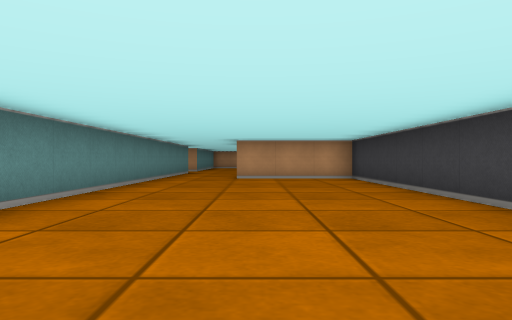
view 1 (above)

20 first-person views from a walk through a cub3D ray-caster map. The camera is about half as high as the walls, looks level and sees 70° across. The floor is counted in squares. Each view is taken from the middle of a square. On the plan, view 1 faces up. The plan holds only what a view shows up to about 9 squares ahead; the rest is blank.

view 2
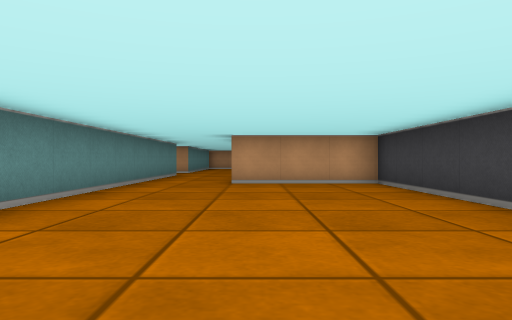

view 3
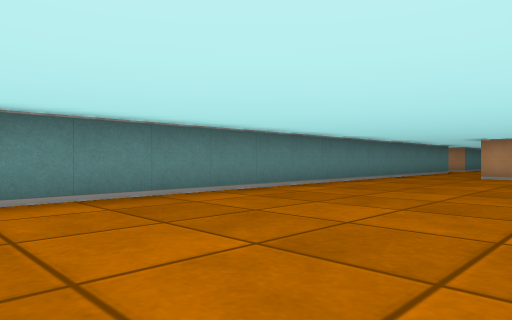

view 4
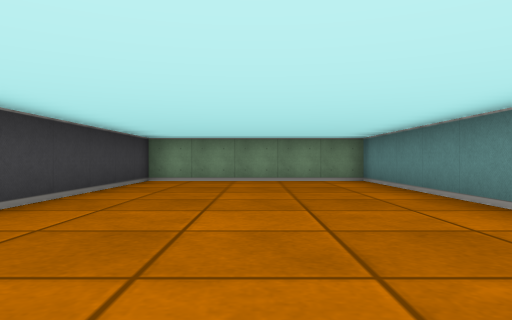

view 5
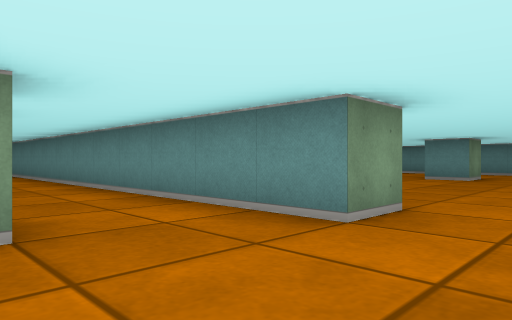

view 6
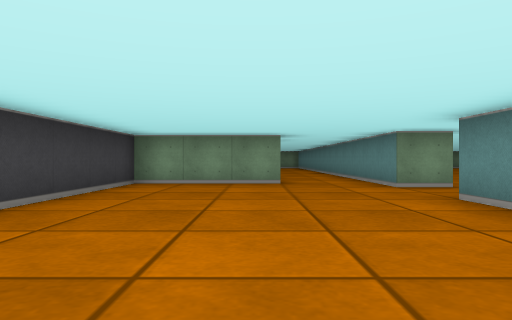

view 7
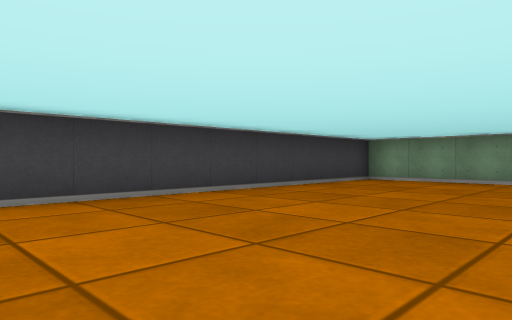

view 8
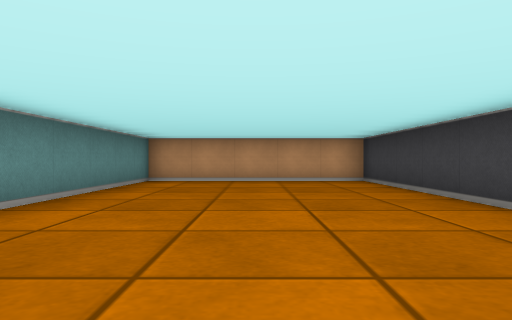

view 9
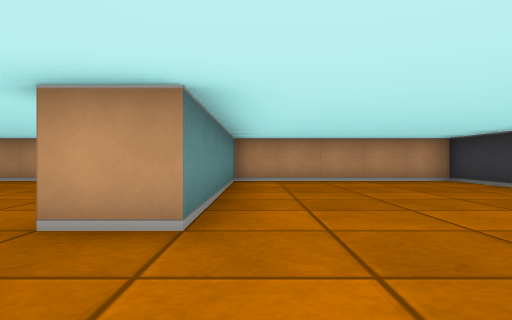

view 10
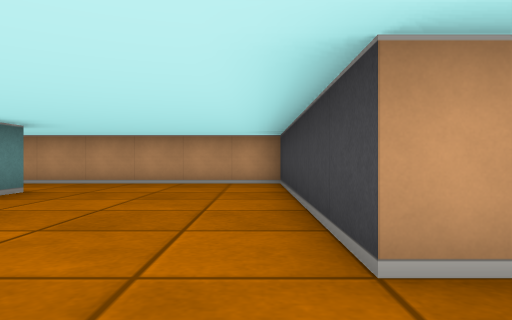

view 11
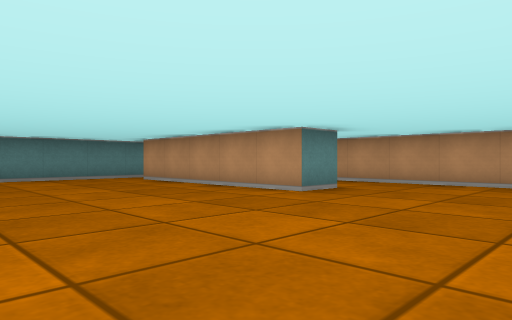

view 12
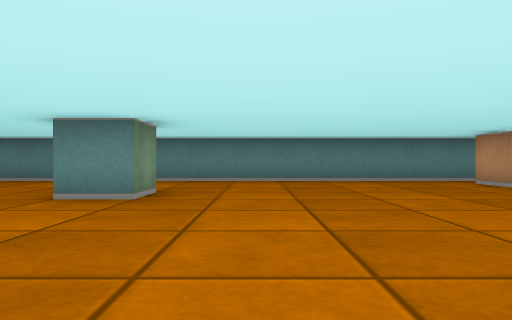

view 13
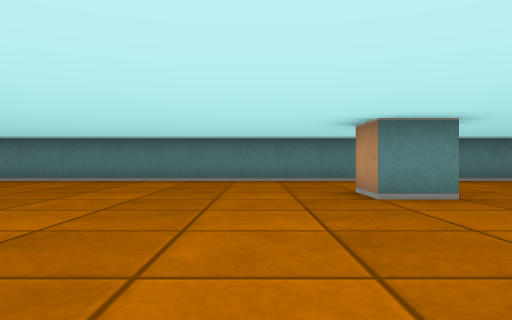

view 14
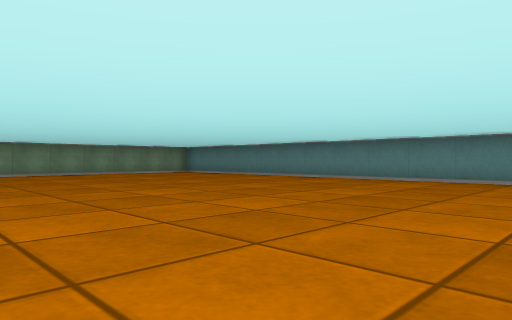

view 15
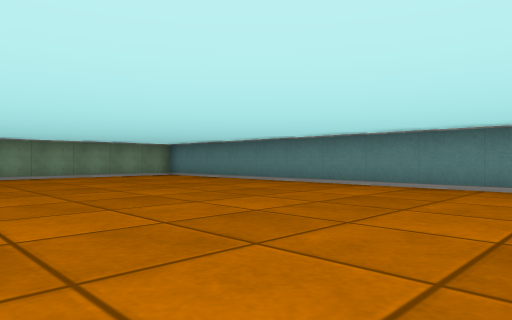

view 16
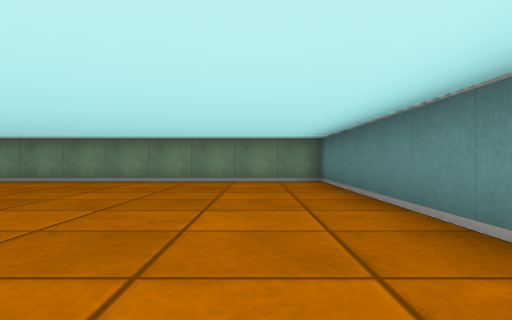

view 17
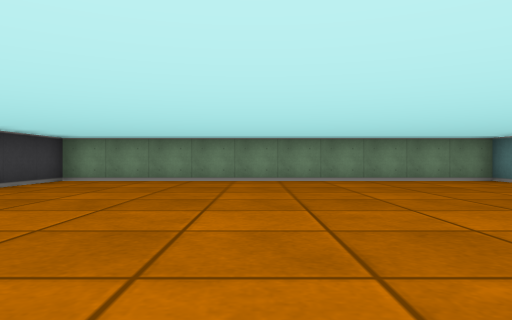

view 18
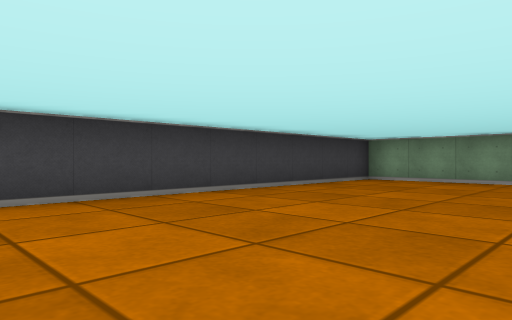

view 19
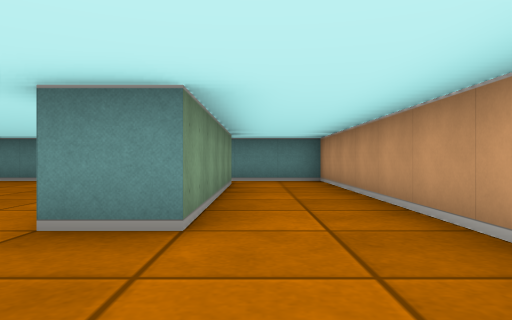

view 20
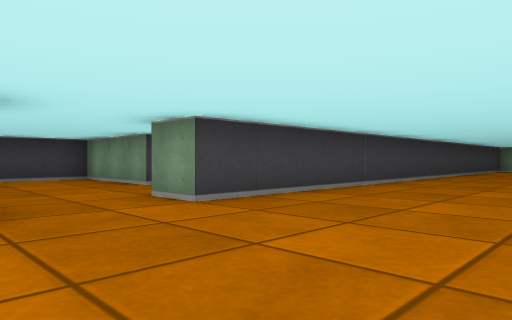

### Floor plan
Points are (right, up) in squares from view 1. A wall is a line through its corners. A room is listed if a view was taken in it or the views show most of it. See-through windows are left out.
Room 1 (views 1, 2, 3, 4)
walls: (-2.5, 9.5) (-2.5, -1.5) (2.5, -1.5) (2.5, 9.5) (-0.5, 9.5)
ways out: opening at (-1.5, 10)
Room 2 (views 5, 6, 7, 8, 9)
walls: (-0.6, 12.5) (2.5, 12.5) (2.5, 21.5) (-2.5, 21.5) (-2.5, 15.5) (-3.5, 15.5); (-3.5, 13.5) (-2.5, 13.5) (-2.5, 11.5)
ways out: opening at (-3, 14.5) to room 3; opening at (-1.5, 12)
Room 3 (views 10, 11, 12, 13, 14, 15, 16, 17, 18, 19, 20)
walls: (-10.5, 12.5) (-9.5, 12.5) (-9.5, 11.5) (-10.5, 11.5); (-3.5, 15.5) (-3.5, 21.5) (-13.5, 21.5) (-13.5, -1.5) (-3.5, -1.5) (-3.5, 13.5); (-12.4, 19.5) (-7.5, 19.5) (-7.5, 18.5) (-12.5, 18.5)
ways out: opening at (-3, 14.5) to room 2

Where each view was taken, in squares from view 1:
view 1: 0 up, 0 right, facing up
view 2: 2 up, 0 right, facing up
view 3: 1 down, 2 right, facing up-left
view 4: 7 up, 0 right, facing down
view 5: 15 up, 0 right, facing down-left
view 6: 20 up, 0 right, facing down
view 7: 21 up, 2 left, facing down-right
view 8: 13 up, 0 right, facing up
view 9: 13 up, 2 left, facing up
view 10: 14 up, 4 left, facing up
view 11: 14 up, 4 left, facing up-left
view 12: 14 up, 5 left, facing left
view 13: 10 up, 5 left, facing left
view 14: 11 up, 5 left, facing down-left
view 15: 9 up, 7 left, facing down-left
view 16: 7 up, 12 left, facing down
view 17: 7 up, 8 left, facing down
view 18: 7 up, 8 left, facing down-right
view 19: 20 up, 5 left, facing left
view 20: 16 up, 7 left, facing down-right
